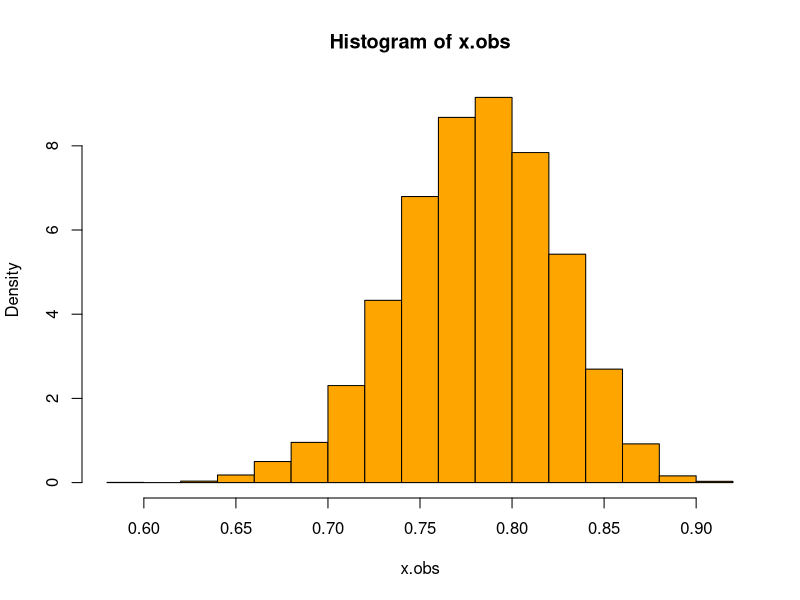
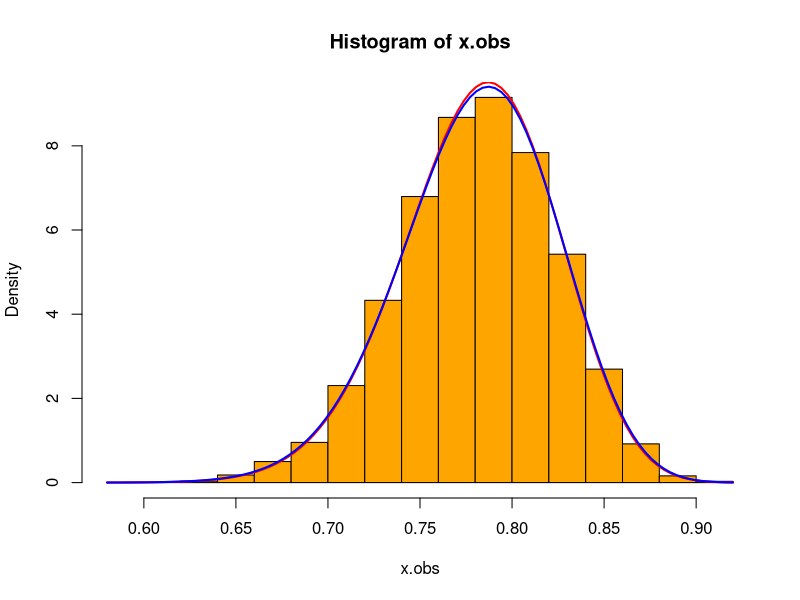

R code for these plots, in order:
parametros_reales = runif(2,0,100)

x.obs <- rbeta(10000, parametros_reales[1], parametros_reales[2])

hist(x.obs, prob = T, col = "orange")

f <- function(theta) -sum(log(dbeta(x.obs,theta[1],theta[2])))

parametros_estimados <- optim(c(1,1),f)$par

parametros_reales
parametros_estimados

hist(x.obs, prob = T, col = "orange")
curve(dbeta(x,parametros_reales[1],parametros_reales[2]), add = T, lwd = 2, col = "red")
curve(dbeta(x,parametros_estimados[1],parametros_estimados[2]), add = T, lwd = 2, col = "blue")


